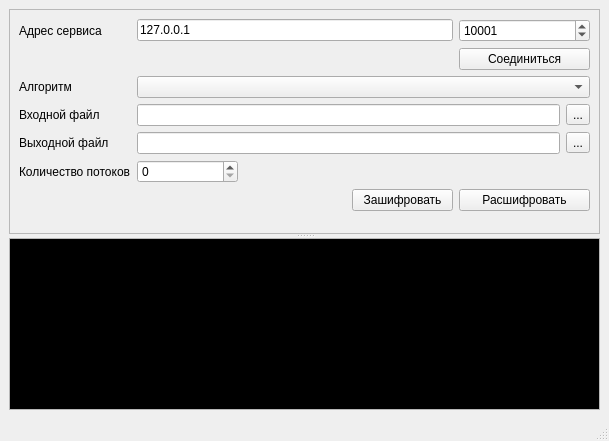
<?xml version="1.0" encoding="UTF-8"?>
<ui version="4.0">
 <class>CryptClientWindow</class>
 <widget class="QMainWindow" name="CryptClientWindow">
  <property name="geometry">
   <rect>
    <x>0</x>
    <y>0</y>
    <width>609</width>
    <height>441</height>
   </rect>
  </property>
  <property name="windowTitle">
   <string>MainWindow</string>
  </property>
  <widget class="QWidget" name="centralwidget">
   <layout class="QGridLayout" name="gridLayout_2">
    <item row="0" column="0">
     <widget class="QSplitter" name="splitter">
      <property name="orientation">
       <enum>Qt::Vertical</enum>
      </property>
      <widget class="QFrame" name="ControlFrame">
       <property name="frameShape">
        <enum>QFrame::StyledPanel</enum>
       </property>
       <property name="frameShadow">
        <enum>QFrame::Raised</enum>
       </property>
       <layout class="QGridLayout" name="gridLayout">
        <item row="0" column="0">
         <widget class="QLabel" name="AddressLabel">
          <property name="text">
           <string>Адрес сервиса</string>
          </property>
         </widget>
        </item>
        <item row="1" column="4" colspan="2">
         <widget class="QPushButton" name="ConnectBtn">
          <property name="text">
           <string>Соединиться</string>
          </property>
         </widget>
        </item>
        <item row="0" column="1" colspan="3">
         <widget class="QLineEdit" name="AddressEdit">
          <property name="text">
           <string>127.0.0.1</string>
          </property>
         </widget>
        </item>
        <item row="0" column="4" colspan="2">
         <widget class="QSpinBox" name="PortEdit">
          <property name="maximum">
           <number>100000</number>
          </property>
          <property name="value">
           <number>10001</number>
          </property>
         </widget>
        </item>
        <item row="3" column="5">
         <widget class="QToolButton" name="InFileBtn">
          <property name="text">
           <string>...</string>
          </property>
         </widget>
        </item>
        <item row="6" column="0" colspan="3">
         <spacer name="horizontalSpacer">
          <property name="orientation">
           <enum>Qt::Horizontal</enum>
          </property>
          <property name="sizeHint" stdset="0">
           <size>
            <width>40</width>
            <height>20</height>
           </size>
          </property>
         </spacer>
        </item>
        <item row="1" column="0" colspan="3">
         <spacer name="horizontalSpacer_2">
          <property name="orientation">
           <enum>Qt::Horizontal</enum>
          </property>
          <property name="sizeHint" stdset="0">
           <size>
            <width>40</width>
            <height>20</height>
           </size>
          </property>
         </spacer>
        </item>
        <item row="3" column="0">
         <widget class="QLabel" name="InFileLabel">
          <property name="text">
           <string>Входной файл</string>
          </property>
         </widget>
        </item>
        <item row="2" column="0">
         <widget class="QLabel" name="AlgLabel">
          <property name="text">
           <string>Алгоритм</string>
          </property>
         </widget>
        </item>
        <item row="2" column="1" colspan="5">
         <widget class="QComboBox" name="AlgCombo"/>
        </item>
        <item row="4" column="0">
         <widget class="QLabel" name="OutFileLabel">
          <property name="text">
           <string>Выходной файл</string>
          </property>
         </widget>
        </item>
        <item row="3" column="1" colspan="4">
         <widget class="QLineEdit" name="InFileEdit"/>
        </item>
        <item row="4" column="5">
         <widget class="QToolButton" name="OutFileBtn">
          <property name="text">
           <string>...</string>
          </property>
         </widget>
        </item>
        <item row="5" column="0">
         <widget class="QLabel" name="ThreadCountLabel">
          <property name="text">
           <string>Количество потоков</string>
          </property>
         </widget>
        </item>
        <item row="5" column="1">
         <widget class="QSpinBox" name="ThreadCountEdit"/>
        </item>
        <item row="4" column="1" colspan="4">
         <widget class="QLineEdit" name="OutFileEdit"/>
        </item>
        <item row="6" column="3">
         <widget class="QPushButton" name="EncryptBtn">
          <property name="text">
           <string>Зашифровать</string>
          </property>
         </widget>
        </item>
        <item row="6" column="4" colspan="2">
         <widget class="QPushButton" name="DecryptBtn">
          <property name="text">
           <string>Расшифровать</string>
          </property>
         </widget>
        </item>
        <item row="7" column="3">
         <spacer name="verticalSpacer">
          <property name="orientation">
           <enum>Qt::Vertical</enum>
          </property>
          <property name="sizeHint" stdset="0">
           <size>
            <width>20</width>
            <height>40</height>
           </size>
          </property>
         </spacer>
        </item>
       </layout>
      </widget>
      <widget class="QTextEdit" name="LogEdit">
       <property name="html">
        <string>&lt;!DOCTYPE HTML PUBLIC &quot;-//W3C//DTD HTML 4.0//EN&quot; &quot;http://www.w3.org/TR/REC-html40/strict.dtd&quot;&gt;
&lt;html&gt;&lt;head&gt;&lt;meta name=&quot;qrichtext&quot; content=&quot;1&quot; /&gt;&lt;style type=&quot;text/css&quot;&gt;
p, li { white-space: pre-wrap; }
&lt;/style&gt;&lt;/head&gt;&lt;body style=&quot; font-family:'MS Shell Dlg 2'; font-size:8.25pt; font-weight:400; font-style:normal;&quot; bgcolor=&quot;#000000&quot;&gt;
&lt;p style=&quot;-qt-paragraph-type:empty; margin-top:0px; margin-bottom:0px; margin-left:0px; margin-right:0px; -qt-block-indent:0; text-indent:0px;&quot;&gt;&lt;br /&gt;&lt;/p&gt;&lt;/body&gt;&lt;/html&gt;</string>
       </property>
      </widget>
     </widget>
    </item>
   </layout>
  </widget>
  <widget class="QMenuBar" name="menubar">
   <property name="geometry">
    <rect>
     <x>0</x>
     <y>0</y>
     <width>609</width>
     <height>21</height>
    </rect>
   </property>
  </widget>
  <widget class="QStatusBar" name="statusbar"/>
 </widget>
 <resources/>
 <connections/>
</ui>
